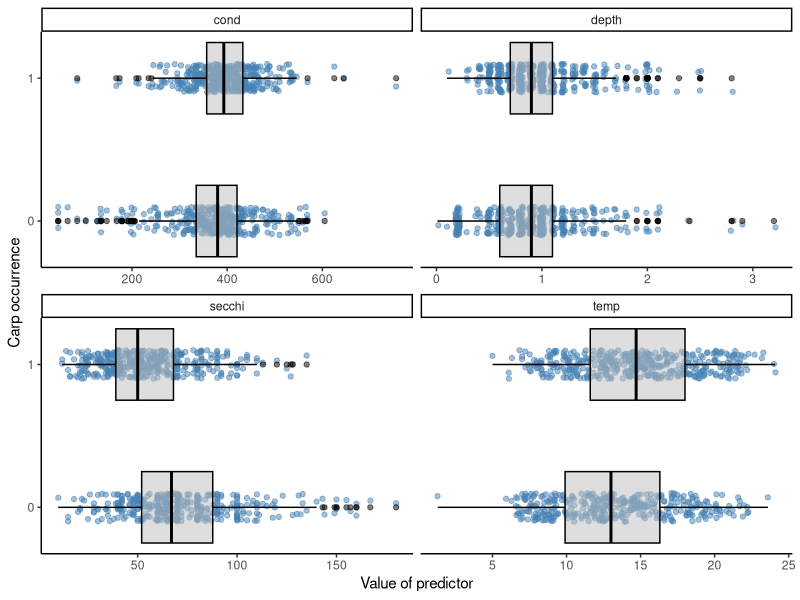
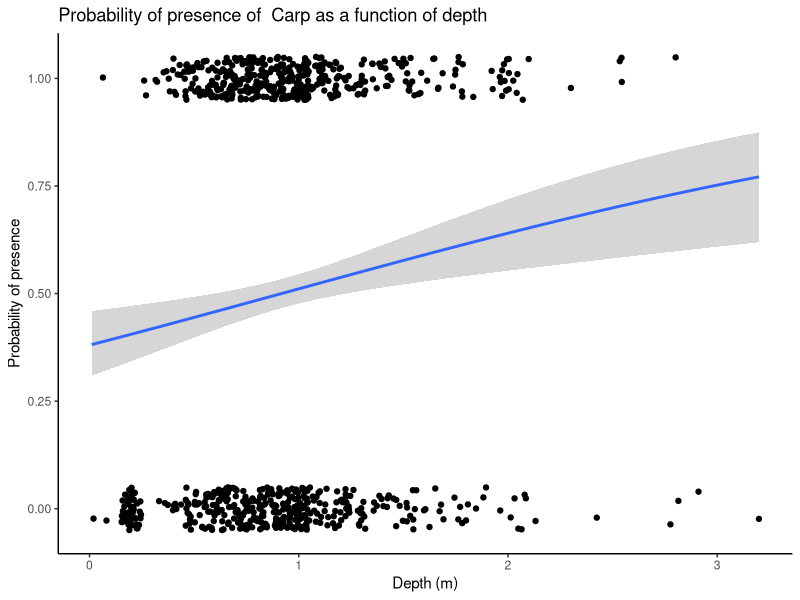

These charts were generated, in order, by the following R code:
## ---- chunk 1
library(tidyverse)

umr_wide <- read_csv("data/umr_counts_wide.csv")

#Period already filtered to 3
umr_sub <-  umr_wide %>%
  filter(gear == "D",
         stratum_full == "Backwater",
         depth < 5)
## ---- chunk 2
names(umr_sub)
## ---- chunk 3
species <- names(umr_sub)[17:26]

fish_binary <- umr_sub %>% 
 mutate(across(any_of(species), ~ case_when(. > 0 ~ 1, TRUE ~ 0)))

## ---- chunk 4
carp_long <- fish_binary %>%
  select(CARP, secchi:do) %>%
  pivot_longer(cols = secchi:cond, names_to = "variable", values_to = "value")
## ---- chunk 5
ggplot(carp_long, 
         aes(value, CARP))+
  geom_jitter(height = .1, width = .02, alpha =0.5, color = "steelblue")+
  geom_boxplot(aes(group = CARP), 
                   width = 0.5, alpha = 0.5, color = "black", fill = "gray")+
  facet_wrap(~variable, nrow = 2, scales = "free_x")+
  scale_y_continuous(breaks = c(0,1))+
  labs(x = "Value of predictor", y = "Carp occurrence")+
  theme_classic()
## ---- chunk 6
glm.bin<- glm(CARP ~ secchi + temp + depth + cond,
            data = fish_binary,
            family = binomial)
## ---- chunk 7
summary(glm.bin)
## ---- chunk 8
# Extracting model coefficients
glm.bin$coefficients
## ---- chunk 9
exp(glm.bin$coefficient)
## ---- chunk 10
ggplot(fish_binary, aes(x = depth, y = CARP)) +
  geom_jitter(height = 0.05, width = 0.05) +
  stat_smooth(
    method = "glm",
    method.args = list(family = binomial),
    se = TRUE
  ) +
  xlab("Depth (m)") +
  ylab("Probability of presence") +
  ggtitle("Probability of presence of  Carp as a function of depth") +
  theme_classic()

## ---- chunk 11
glm.poisson = glm(LMBS ~ secchi + temp + depth + current + do,
  data = umr_sub,
  family = poisson) # this is what makes it a Poisson GLM! Note the default link is log.

summary(glm.poisson)

